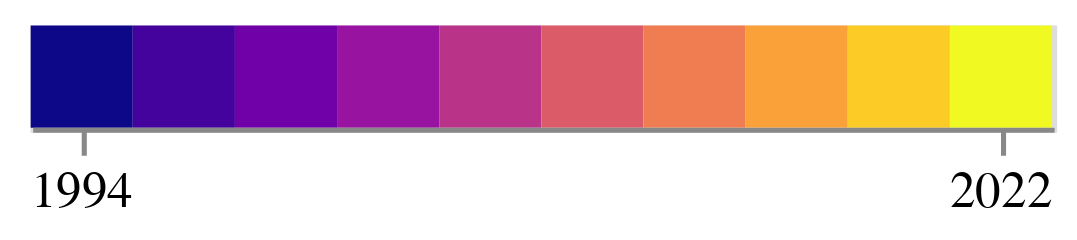

Vega-Lite specification for this chart:
### Vega-Lite specification from a JSON file in a GitHub repository (floating-point values rounded to 4 significant figures)
{"config": {"view": {"continuousWidth": 400, "continuousHeight": 300}}, "data": {"name": "data-3e8b2ca8e4541350cf54882bebc4eae8"}, "mark": "rect", "encoding": {"color": {"field": "cbar", "legend": null, "scale": {"scheme": "plasma"}, "type": "quantitative"}, "x": {"axis": {"labelAngle": 0, "title": null, "values": [1994.0, 2022.0]}, "field": "cbar", "type": "ordinal"}, "y": {"axis": null, "field": "number", "type": "ordinal"}}, "$schema": "https://vega.github.io/schema/vega-lite/v4.17.0.json", "datasets": {"data-3e8b2ca8e4541350cf54882bebc4eae8": [{"cbar": 1994.0, "number": 1}, {"cbar": 1997.0, "number": 1}, {"cbar": 2000.0, "number": 1}, {"cbar": 2003.0, "number": 1}, {"cbar": 2006.0, "number": 1}, {"cbar": 2010.0, "number": 1}, {"cbar": 2013.0, "number": 1}, {"cbar": 2016.0, "number": 1}, {"cbar": 2019.0, "number": 1}, {"cbar": 2022.0, "number": 1}]}}
